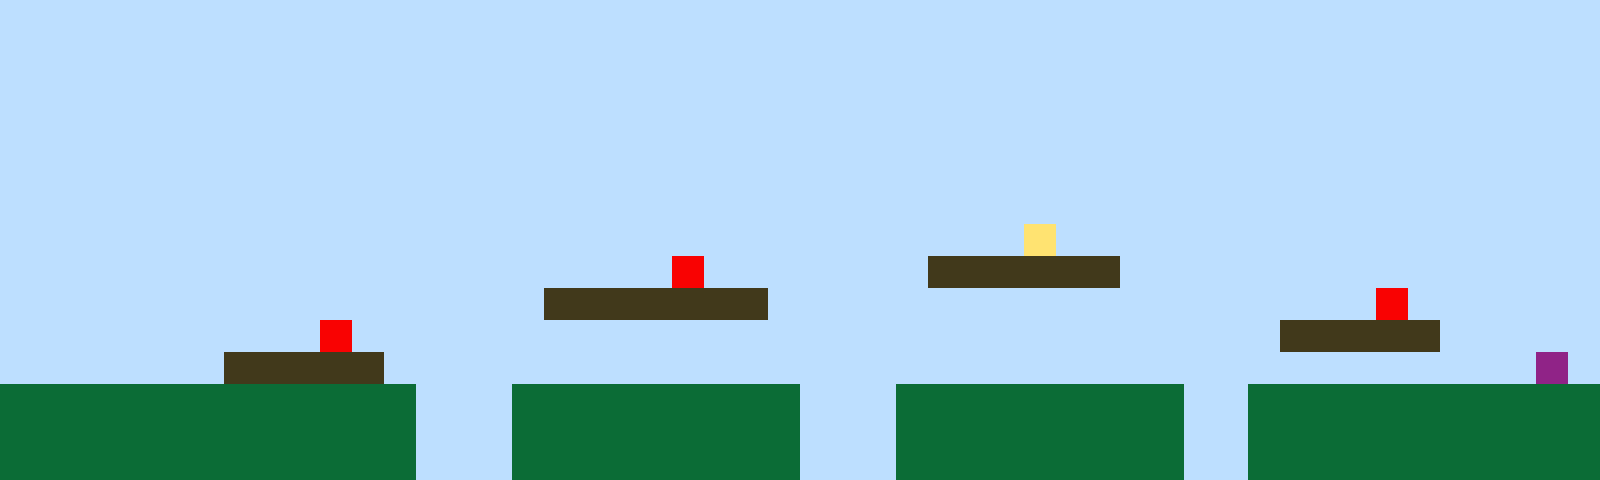

This is a level from a 2D game, rendered from its Tiled map with the project's own tilesets. A one-line summary and the complete map file follow:
An orthogonal 50x15 tile map with 32x32 px tiles, 1 tile layer (Tile Layer 1).

<map version="1.10" tiledversion="1.11.2" orientation="orthogonal" renderorder="right-up" width="50" height="15" tilewidth="32" tileheight="32" infinite="0" nextlayerid="2" nextobjectid="1"><editorsettings><export target="map1.csv" format="csv" /></editorsettings><tileset firstgid="1" name="sprites" tilewidth="32" tileheight="32" tilecount="6" columns="3"><image source="sprites.png" width="96" height="64" /></tileset><layer id="1" name="Tile Layer 1" width="50" height="15"><data encoding="csv">1,1,1,1,1,1,1,1,1,1,1,1,1,1,1,1,1,1,1,1,1,1,1,1,1,1,1,1,1,1,1,1,1,1,1,1,1,1,1,1,1,1,1,1,1,1,1,1,1,1,1,1,1,1,1,1,1,1,1,1,1,1,1,1,1,1,1,1,1,1,1,1,1,1,1,1,1,1,1,1,1,1,1,1,1,1,1,1,1,1,1,1,1,1,1,1,1,1,1,1,1,1,1,1,1,1,1,1,1,1,1,1,1,1,1,1,1,1,1,1,1,1,1,1,1,1,1,1,1,1,1,1,1,1,1,1,1,1,1,1,1,1,1,1,1,1,1,1,1,1,1,1,1,1,1,1,1,1,1,1,1,1,1,1,1,1,1,1,1,1,1,1,1,1,1,1,1,1,1,1,1,1,1,1,1,1,1,1,1,1,1,1,1,1,1,1,1,1,1,1,1,1,1,1,1,1,1,1,1,1,1,1,1,1,1,1,1,1,1,1,1,1,1,1,1,1,1,1,1,1,1,1,1,1,1,1,1,1,1,1,1,1,1,1,1,1,1,1,1,1,1,1,1,1,1,1,1,1,1,1,1,1,1,1,1,1,1,1,1,1,1,1,1,1,1,1,1,1,1,1,1,1,1,1,1,1,1,1,1,1,1,1,1,1,1,1,1,1,1,1,1,1,1,1,1,1,1,1,1,1,1,1,1,1,1,1,1,1,1,1,1,1,1,1,1,1,1,1,1,1,1,1,1,1,1,1,1,1,1,1,1,1,1,1,1,1,1,1,1,1,1,1,1,1,1,1,1,1,1,1,1,1,1,1,1,1,1,1,1,1,1,1,1,1,1,1,1,1,1,1,1,1,4,1,1,1,1,1,1,1,1,1,1,1,1,1,1,1,1,1,1,1,1,1,1,1,1,1,1,1,1,1,1,1,1,1,1,1,1,1,1,5,1,1,1,1,1,1,1,3,3,3,3,3,3,1,1,1,1,1,1,1,1,1,1,1,1,1,1,1,1,1,1,1,1,1,1,1,1,1,1,1,1,1,1,1,1,3,3,3,3,3,3,3,1,1,1,1,1,1,1,1,1,1,1,1,1,1,1,1,1,1,1,5,1,1,1,1,1,1,1,1,1,1,1,1,1,1,1,1,5,1,1,1,1,1,1,1,1,1,1,1,1,1,1,1,1,1,1,1,1,1,1,1,1,1,1,1,1,1,3,3,3,3,3,1,1,1,1,1,1,1,1,1,1,1,1,3,3,3,3,3,1,1,1,1,1,1,1,1,1,1,1,1,1,1,1,1,1,1,1,1,1,1,1,1,1,1,1,1,1,1,1,1,1,1,1,1,6,1,2,2,2,2,2,2,2,2,2,2,2,2,2,1,1,1,2,2,2,2,2,2,2,2,2,1,1,1,2,2,2,2,2,2,2,2,2,1,1,2,2,2,2,2,2,2,2,2,2,2,2,2,2,2,2,2,2,2,2,2,2,2,2,1,1,1,2,2,2,2,2,2,2,2,2,1,1,1,2,2,2,2,2,2,2,2,2,1,1,2,2,2,2,2,2,2,2,2,2,2,2,2,2,2,2,2,2,2,2,2,2,2,2,1,1,1,2,2,2,2,2,2,2,2,2,1,1,1,2,2,2,2,2,2,2,2,2,1,1,2,2,2,2,2,2,2,2,2,2,2</data></layer></map>
